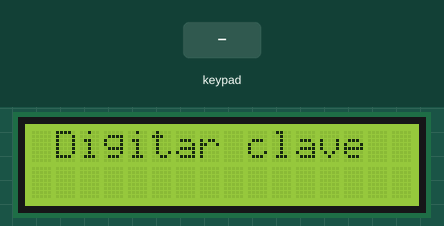
Recording of a sketch running on a simulated Arduino Uno, built with avr-gcc and run on an emulated ATmega328P. Parts: 16×2 character LCD. The inputs (shaded band) are chosen by the test bench. What the sketch prints to the serial monitor is not drawn.

Above: at 3.2 s.
3.3 s: keypad keys 1 2 3 4 5 6 # pressed 0.4 s apart
At 6.7 s:
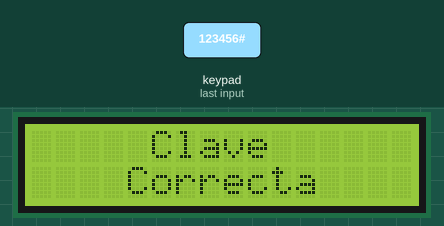
8.8 s: key 'A' pressed
At 9.2 s:
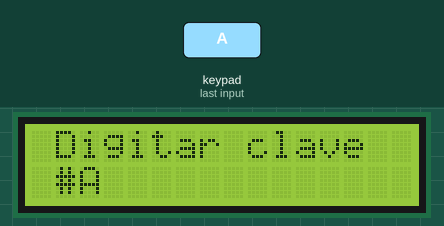
10.3 s: keypad keys 1 2 3 4 5 6 * pressed 0.4 s apart
At 12.7 s:
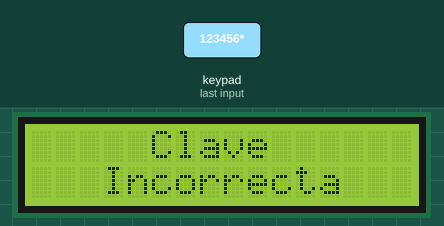
15.3 s: key 'B' pressed
At 16.5 s:
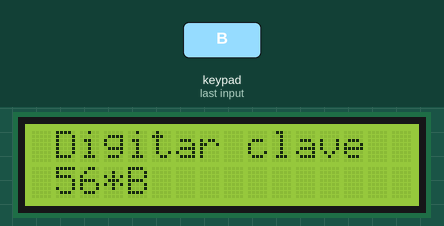
16.8 s: key 'C' pressed
At 17.8 s:
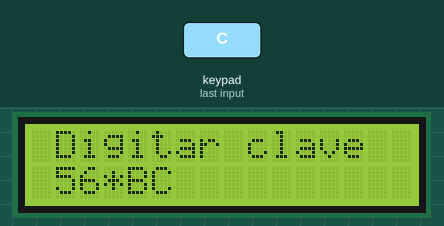
18.3 s: keypad keys 1 3 6 5 4 D pressed 0.4 s apart
At 22.5 s:
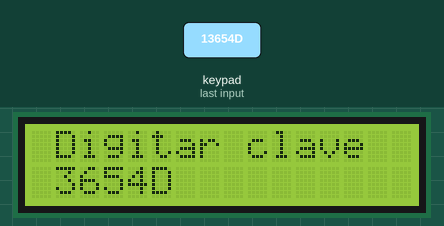
Timing chart, 0 to 23.5 s (numbered marks = the images above; inputs shaded):
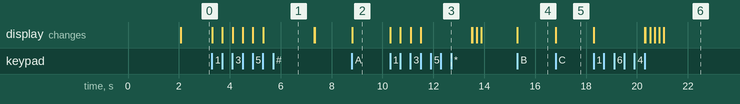

The sketch:

Taller_8_punto_2.ino
```cpp
/*
 * Manejo keypad, utilizando libreria para evitar errores de antirebote
 * Verificación de clave correcta o no
 *
 * lcd Conexiones
 * VSS -> GND
 * VDD -> 5V
 * RS -> D7
 * RW -> GND
 * E  -> D8
 * DB4 -> D9
 * DB5 -> D10
 * DB6 -> D11
 * DB7 -> D12
 * A  -> 5V
 * K  -> GND
 */


#include <Keypad.h>
#include<LiquidCrystal.h>
LiquidCrystal lcd(7,8,9,10,11,12);

//Definir tamaño de teclado matricial
const byte FILAS =  4;                               //VARIABLE BYTE TIENE UNA LONGITUD DE ALMACENAMIENTO DE 8 bits  --> PERMITE ALMACENAR VALORES ENTRE 0 Y 255
const byte COLUMNAS = 4;
int codigo = 0;

char keys[FILAS][COLUMNAS] =                        //DEFINIR UN MAA DE LA DISTRIBUCIÓN DEL TECLADO --> LOS VALORES QUE REPRESENTAN CADA VALOR EN EL TECLADO
{
  {'1','2','3','A'},
  {'4','5','6','B'},
  {'7','8','9','C'},
  {'*','0','#','D'}
};

//sin pantalla lcd
//byte pinesFilas[FILAS]  = {9,8,7,6};                    //Se definen los pines de conexión con el arduino. --> se inicializa en una variable tipo byte y se crea un array[]
//byte pinesColumnas[COLUMNAS]  = {5,4,3,2};


//con pantalla lcd
byte pinesFilas[FILAS]  = {13,6,5,4};                    //Se definen los pines de conexión con el arduino. --> se inicializa en una variable tipo byte y se crea un array[]
byte pinesColumnas[COLUMNAS]  = {3,2,A1,A0};


Keypad teclado = Keypad(makeKeymap(keys),pinesFilas, pinesColumnas, FILAS, COLUMNAS);          //objeto tipo Keypad(mapa de distribución, ...  cantidad de filas, cantidad de columnas)
char tecla;                                                                                     //para utilizar letras * y #.
char clave[7];                                                  //se deja un bite(digito)vacio denominado null, y a una cadena de caracteres con un null al final se denomina string --> Esto es para comparar ambos string, clave y clave maestra
char claveMaestra[7] = "123456";
byte indice = 0;                                                // utilizado para cargar el array con los digitos individuales cargados desde el teclado, inicializado en cero para quedar apuntado al inicio del array

 void setup() {
  Serial.begin(9600);
  lcd.begin(16,2);
  lcd.print(" Manejo teclado");
  lcd.setCursor(3,1);
  lcd.print("Matricial");
  delay(2000);
  lcd.clear();

  //pinMode(A0,INPUT);                      //USO DE PINES ANALOGICOS COMO DIGITALES
  //pinMode(A1,INPUT);
}

void loop() {
  tecla = teclado.getKey();           //getKey -> para detectar la entrada de la tecla presionada --> del objeto teclado

  lcd.setCursor(0,0);
  lcd.print(" Digitar clave");
  verificarClave();
}


void verificarClave()
{
    if(tecla)                           //solo ingresa en el if, si se presiona una tecla, puede tener mas entradas y no afectaran el código.
    {
      clave[indice] = tecla;            // almacenamiento de valores ingresados por teclado
      indice++;
      Serial.print(tecla);              //visualización mediante monitor serial
      lcd.setCursor(indice,1);          // Se modifica el número de la columna con el valor de la variable indice.
      lcd.print(tecla);
    }
    if(indice == 6)
    {
         /* if(!strcmp(clave, claveMaestra))                //compara los valores (caracteres) de datos tipo string,    Si la comparacion es exitosa devuelve un cero, el if evalua una condición verdadera y el 0 es una condicion falsa--> utilizamos ! para negar el resultado, y tener un valor de 1 si es verdadero
        lcd.setCursor(4,0);
        lcd.print("Clave");
        lcd.setCursor(2,1);
        lcd.print("Incorrecta");
        Serial.println("  Correcta");                 // espacio para visualizar esteticamente la respuesta
       */

      lcd.clear();
      indice = 0;
      for(int i=0; i<6;i++)
      {
         if(clave[i] == claveMaestra[i])
         {
          codigo = 1;
         }
         else
         {
          codigo = 0;
         }
      }
      if(codigo==1)
      {
        lcd.setCursor(5,0);
        lcd.print("Clave");
        lcd.setCursor(4,1);
        lcd.print("Correcta");
        Serial.println("  Correcta");
        delay(2000);
        lcd.clear();

      }
      else
      {
        Serial.println("  Incorrecta");
        lcd.setCursor(5,0);
        lcd.print("Clave");
        lcd.setCursor(3,1);
        lcd.print("Incorrecta");
        delay(2000);
        lcd.clear();
      }
    }
}
```

Measured:
- after the input at 3.3 s, the display: first changes at once (image 1 shows a later state)
- after the input at 8.8 s, the display: changes at once (image 2)
- after the input at 10.3 s, the display: first changes at once (image 3 shows a later state)
- after the input at 15.3 s, the display: changes at once (image 4)
- after the input at 16.8 s, the display: changes at once (image 5)
- after the input at 18.3 s, the display: first changes at once (image 6 shows a later state)
